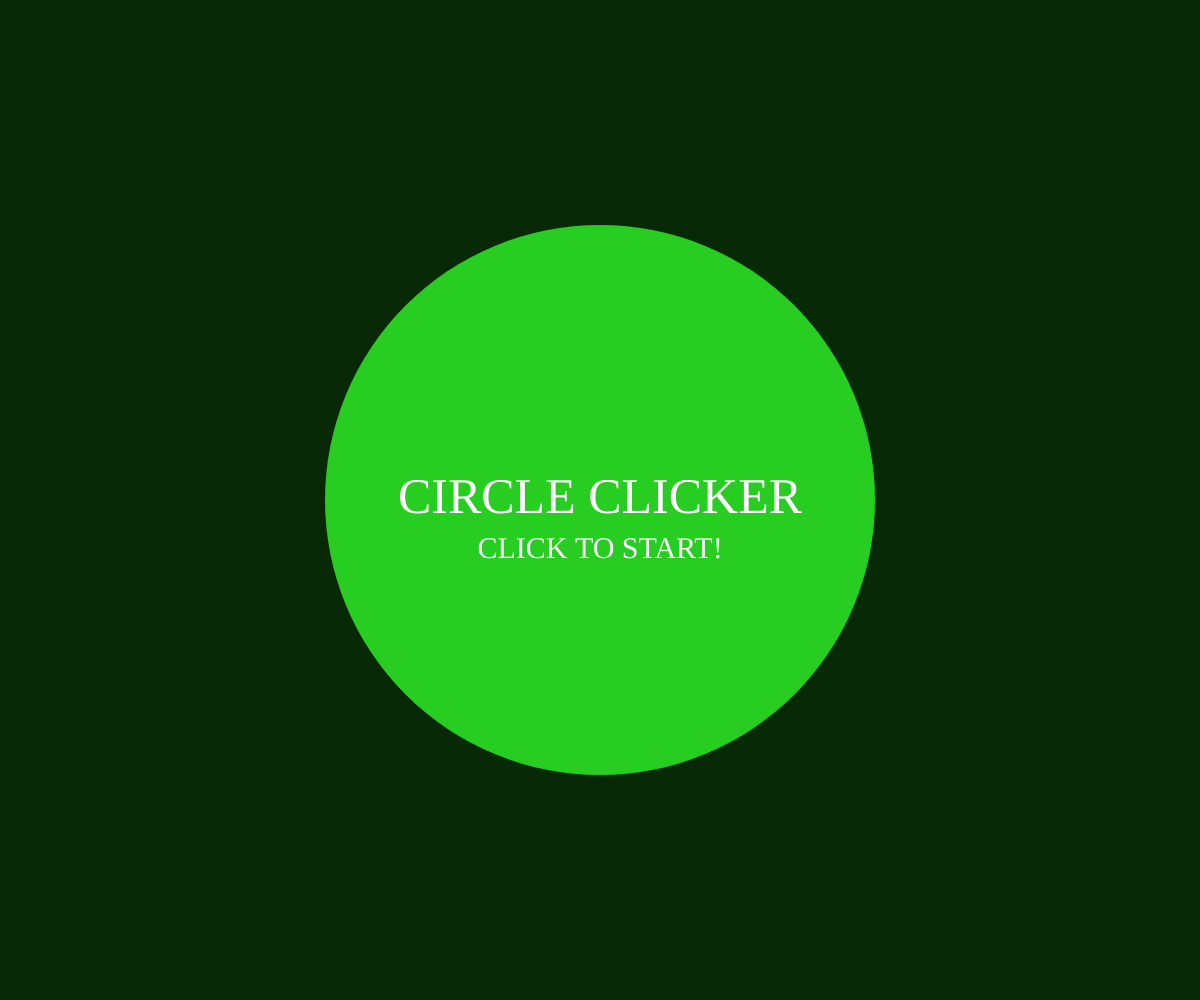
Frame 1 (no input)
Frame 60 (no input): identical to frame 1, image omitted
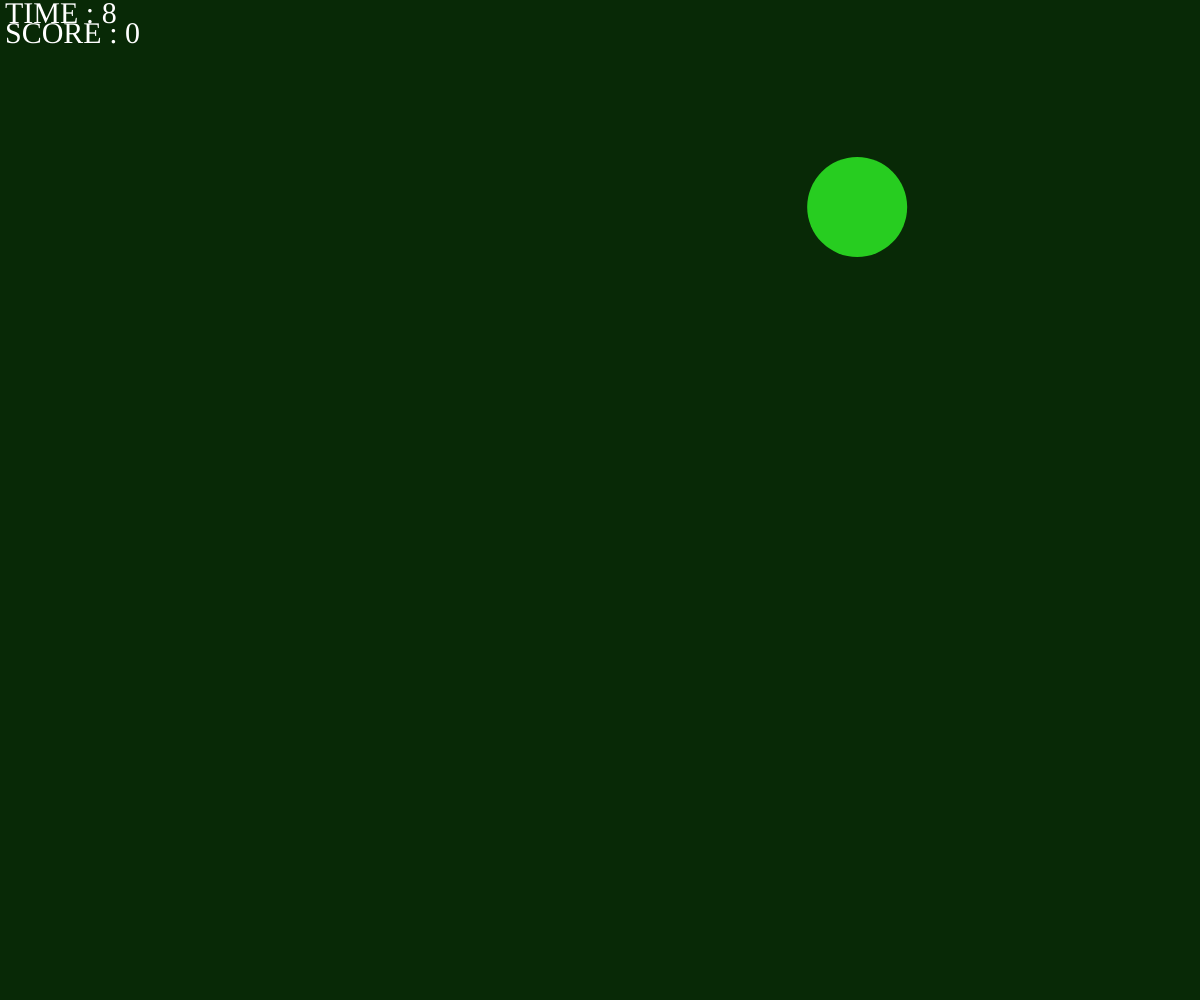
Frame 120 (the mouse pressed at the canvas centre since frame 60)

The p5.js sketch that drew these frames (run headless with seeded random() and noise() and a simulated clock; from frame 60 on, the mouse is pressed at the canvas centre):

// p5.js sketch
// ── sketch.js
let isPlaying = false;
let isTimeUp = false;
let score = 0;// スコア
let timeLimit = 10;// 時間制限
let time = 0;
let startTime = 0;
let vmin;

let x, y;
let diameter;

function setup() {
  createCanvas(windowWidth, windowHeight);
  noStroke();
  textFont('Sigmar One');
  
  vmin = (width < height) ? width : height;
  x = random(width);
  y = random(height);
  diameter = vmin * 0.1;
}

// スタンバイ
function drawStandbyView() {
  fill(39, 205, 32);
  circle(width / 2, height / 2, vmin * 0.55);
  
  fill(255);
  textAlign(CENTER, CENTER);
  textSize(vmin * 0.05);
  text('CIRCLE CLICKER', 0, height / 2, width);
  
  textSize(vmin * 0.03);
  text('CLICK TO START!', 0, height / 2 + vmin * 0.05, width);
}

// プレイ中
function drawPlayingView() {
  // ↓ ここにゲームの描画などを書く
  fill(39, 205, 32);
  circle(x, y, diameter);
  // ↑ ここにゲームの描画などを書く
  
  fill(255);
  textAlign(LEFT);
  textSize(vmin * 0.03);
  text('TIME : ' + floor(time), 5, 15);
  text('SCORE : ' + score, 5, 35);
}

// タイムアップ
function drawTimeUpView() {
  textAlign(CENTER, CENTER);
  textSize(vmin * 0.05);
  text('TIME UP!', 0, height / 2, width);
  textSize(vmin * 0.03);
  text('SCORE : ' + score, 0, height / 2 + vmin * 0.05, width);
}

function draw() {
  background(8, 41, 6);
  
  // 画面振り分け
  if (isPlaying) {
    // タイマー更新
    time = timeLimit - ((millis() / 1000) - startTime);
    if (time < 0) {
      time = 0;
      isTimeUp = true;
    }
    if (isTimeUp) {
      drawTimeUpView();
    } else {
      drawPlayingView();
    }
  } else {
    drawStandbyView();
  }
}

function mousePressed() {
  if (isPlaying) {
    // ゲーム中のクリック
    let d = dist(mouseX, mouseY, x, y);
    if (d < diameter) {
      x = random(width);
      y = random(height);
      score += 10;
    }
  } else {
    isPlaying = true;
    startTime = millis() / 1000;
  }
}
